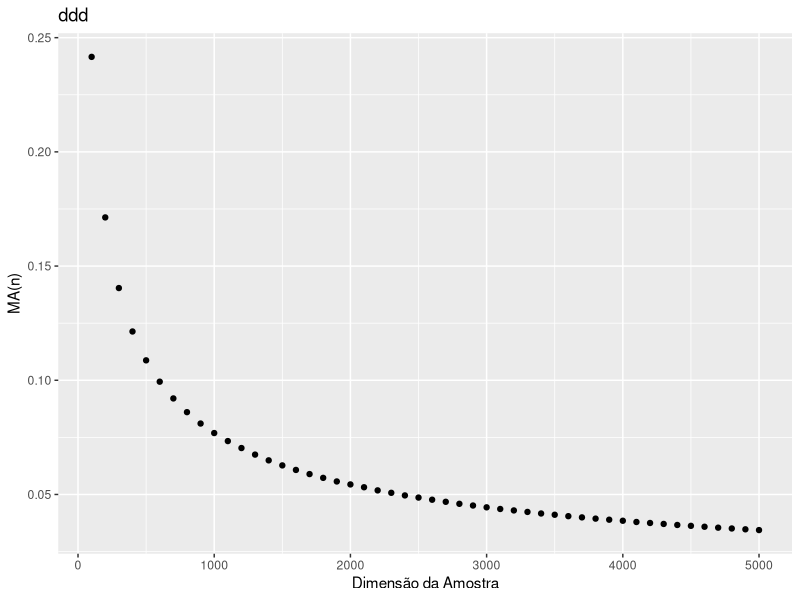

Reproduce this figure in R.
library(ggplot2)
seed = 155
nAmostras = 1450
start = 1
set.seed(seed)

lambda = 1.44

alpha = 0.08

df1 = data.frame(matrix(nrow = 50, ncol = 2))
names(df1)[1] = "Ns"
names(df1)[2] = "Medias"

aux = 0
for(num in start : 50) {
  aux = aux + 100
  df1[num, 1] = aux
}

#View(df1)

df2 = data.frame(c(1 : nAmostras))
names(df2)[1] = "Errors"
#df2 = matrix(nrow = 1, ncol = nAmostras)


dim = 0
for (i in start : 50) {
  dim = dim + 100
  print(dim)
  for(num in start : nAmostras) {
    amostra =  rexp(dim, lambda)
    stdDev = sd(amostra)
    # errorAmp está errado
    errorAmp = 2 * qt(1 - alpha/2, dim - 1) * stdDev / sqrt(dim)
    df2[num, 1] = errorAmp
    #df2[num] = errorAmp
  }
  df1[i, 2] = mean(df2$Errors)
  #df1[i, 2] = mean(df2)
}

View(df1)

ggplot() + geom_point(aes(x = df1$Ns, y = df1$Medias)) +
  ylab("MA(n)") + xlab("Dimensão da Amostra") +
  ggtitle("ddd")

# ADD TITLE TO GRAPH!!!!!!!